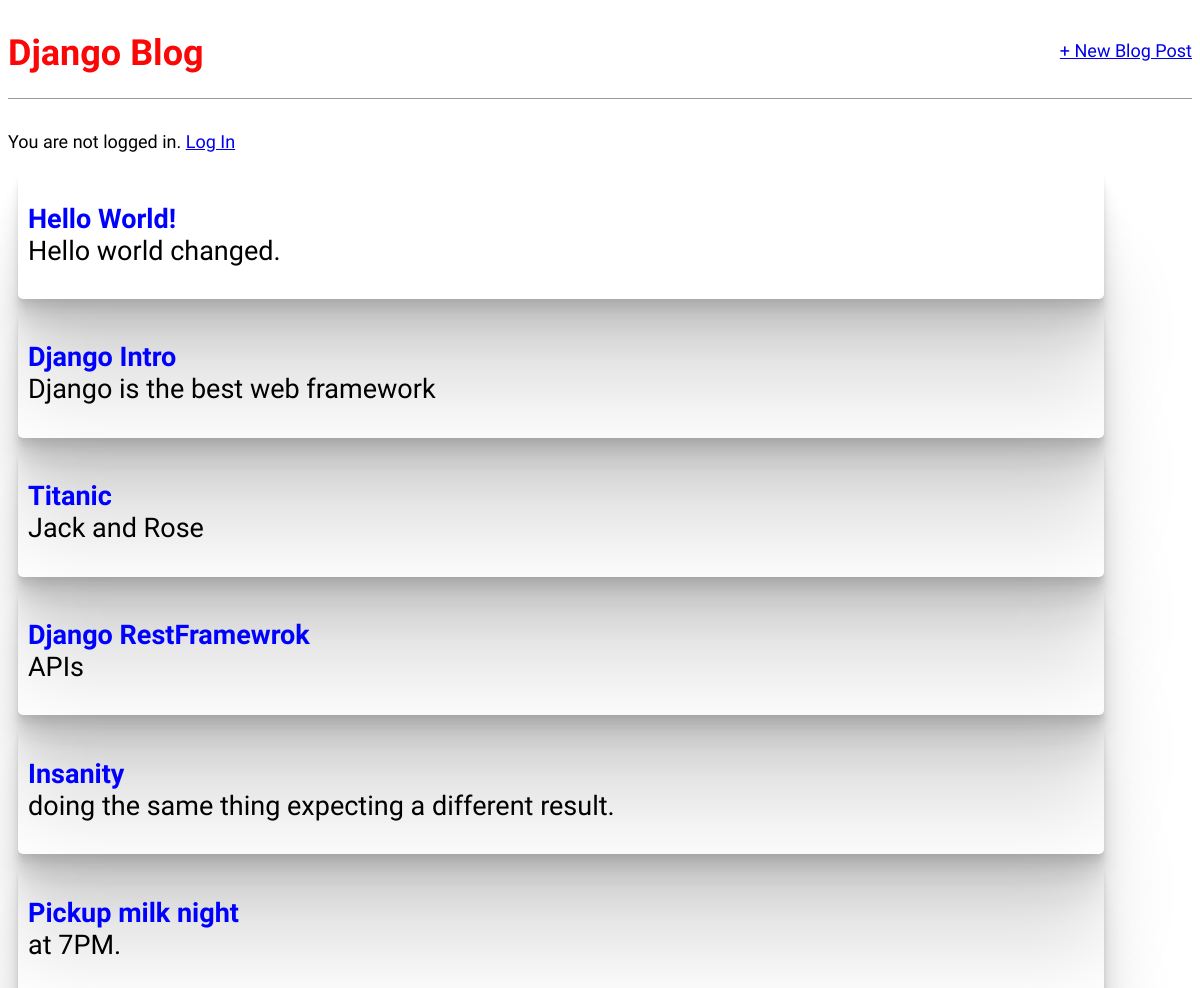
The page / on the database its author committed.
### blog/models.py (models this page shows, shortened)
class Post(models.Model):
    title = models.CharField(max_length=200)
    author = models.ForeignKey('auth.User', on_delete=models.CASCADE)
    body = models.TextField()

### blog/views.py (the view)
# urls.py: path('', BlogListView.as_view(), name="home"),
class BlogListView( ListView):
    model = Post
    context_object_name = 'posts'
    template_name = 'home.html'

### templates/home.html
{% extends 'base.html' %}
{% block content %}
    {% for post in posts %}
    <div class="post-entry">
        <h2>
            <a href="{% url 'post_detail' post.pk %}">{{ post.title }}</a>
            <p>{{ post.body }}</p>
        </h2>
    </div>
    {% endfor %}
{% endblock %}

### templates/base.html (shortened to what this page needs)
{% load static %}
<!DOCTYPE html>
<html lang="en">
<head>
    <link rel="stylesheet" href="{% static 'css/base.css' %}">
</head>
<body>
    <header>
        <div class="nav-left">
            <h1> <a href="{% url 'home' %}">Django Blog</a></h1>
        </div>
        <div class="nav-right">
            <a href="{% url 'post_new' %}">+ New Blog Post</a>
        </div>
    </header>
    <div>
        {% if user.is_authenticated %}
            <p class="para">Hi {{ user.username }}!</p>
            <p class="para"><a href="{% url 'password_change' %}">Change Password</a></p>
            <p class="para"><a href="{% url 'logout' %}">Log out</a></p>
        {% else %}
            <p>You are not logged in. <a href="{% url 'login' %}">Log In</a></p>
        {% endif %}
        {% block content %}
        {% endblock %}
    </div>
</body>
</html>

### static/css/base.css (style rules this page uses)
body { font-family: 'Source Sans Pro', sans-serif; font-size: 18px; }
header { border-bottom: 1px solid #999; margin-bottom: 2rem; display: flex; }
header h1 a { color: rgb(250, 8, 8); text-decoration: none; }
.nav-left { margin-right: auto; }
.nav-right { display: flex; padding-top: 2rem; }
.post-entry { margin-bottom: 2rem; padding : 10px; margin : 10px; border-radius : 5px; width : 90%; box-shadow: 0 2.8px 2.2px rgba(0, 0, 0, 0.034), 0 6.7px 5.3px rgba(0, 0, 0, 0.048), 0 12.5px 10px rgba(0, 0, 0, 0.06), 0 22.3px 17.9px rgba(0, 0, 0, 0.072), 0 41.8px 33.4px rgba(0, 0, 0, 0.086), 0 100px 80px rgba(0, 0, 0, 0.12) ; }
.post-entry h2 { margin: 0.rem 0; }
.post-entry h2 a, .post-entry h2 a:visited { color:blue; text-decoration: none; }
.post-entry p { margin: 0; font-weight: 400; }

### rows shown on the page
Post: title "Hello World!", body "Hello world changed."
Post: title "Django Intro", body "Django is the best web framework"
Post: title "Titanic", body "Jack and Rose"
Post: title "Django RestFramewrok", body "APIs"
Post: title "Insanity", body "doing the same thing expecting a different result."
Post: title "Pickup milk night", body "at 7PM."
